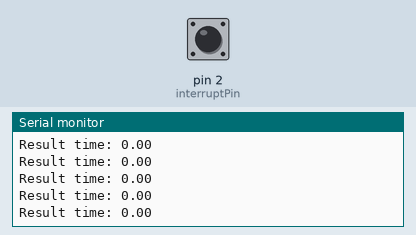
This sketch was run on a simulated Arduino Uno, built with avr-gcc and run on an emulated ATmega328P. Parts: the last lines printed to the serial monitor. The test bench sets the inputs (shaded band); at power-on: pin 2 (interruptPin) HIGH.

Above: at 1.2 s.
1.3 s: pin 2 (interruptPin) pulled LOW for 0.15 s
At 1.9 s:
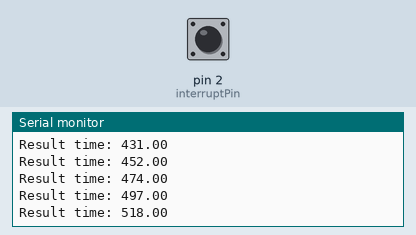
5.9 s: pin 2 (interruptPin) pulled LOW for 1 s
8.4 s: pin 2 (interruptPin) pulled LOW for 0.15 s
At 9.0 s:
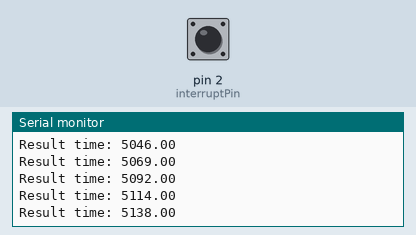
10.0 s: pin 2 (interruptPin) pulsed LOW 2 times (0.12 s each, 0.3 s apart)
Timing chart, 0 to 13.0 s (numbered marks = the images above; inputs shaded):
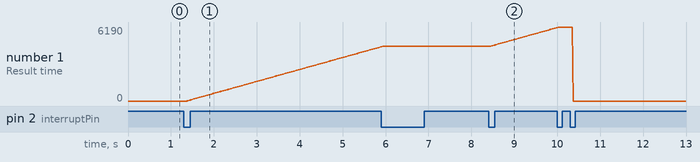

The sketch:

LabSe4_MS_Group3_Arduino.ino
```cpp
const byte interruptPin = 2;
volatile byte state = LOW;
int i=0;
int j = 0;
int flag =0 ;
float t0 = 0;
float t1 = 0;
float t2 = 0;
float t3 = 0;
float t4 = 0;
  float starttime = 0;  //Variables to do the math
  float endtime=0;
  float resulttime=0;
  float oldresulttime=0;
  float dt = 0;


void setup() {
  Serial.begin(9600);
  pinMode(interruptPin, INPUT_PULLUP);
  attachInterrupt(digitalPinToInterrupt(interruptPin),refreshTime, FALLING);
}

void loop() {
  if (i%2 == 0){
    t0 = millis() ;
    resulttime = t2;
    endtime = t2;
  }
  if (i%2 == 1){
    t1 = millis();
    resulttime = t1 - t0 + endtime;
    t2 = resulttime;
  }
  if (flag==1){
  oldresulttime = t4;
  t0 = oldresulttime;
  t1 = 0;
  t2 = 0;
  endtime = 0;
  resulttime = 0;
  flag = 0;
  i = 0;
}

  Serial.print("Result time: ");  Serial.println(resulttime);
}

void refreshTime(){
  t3 = t4;
  t4 = millis();
  if (abs(t4-t3)>200){
    i++;
    if (abs(t4-t3)<1000)
    flag = 1;
  }
}
```

Measured:
- after the input at 1.3 s, the serial monitor: prints a new line after 0.08 s (image 1)
- after the input at 8.4 s, the serial monitor: prints a new line after 0.07 s (image 2)
- plotted number 1: 0 → 4521 after the input at 1.3 s, 4589 → 6122 after the input at 8.4 s
